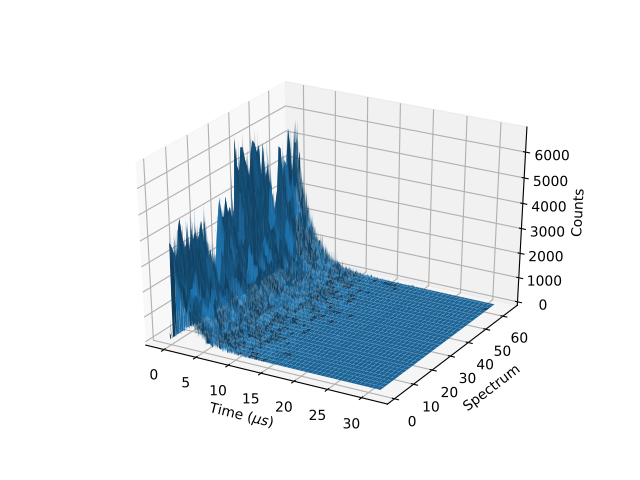

This figure's Python source:
''' ----------- Surface plot ----------- '''

from mantid.simpleapi import *
import matplotlib.pyplot as plt

data = Load('MUSR00015189.nxs')
data = mtd['data_1'] # Extract individual workspace from group

fig, ax = plt.subplots(subplot_kw={'projection':'mantid3d'})
ax.plot_surface(data)
#plt.show()
